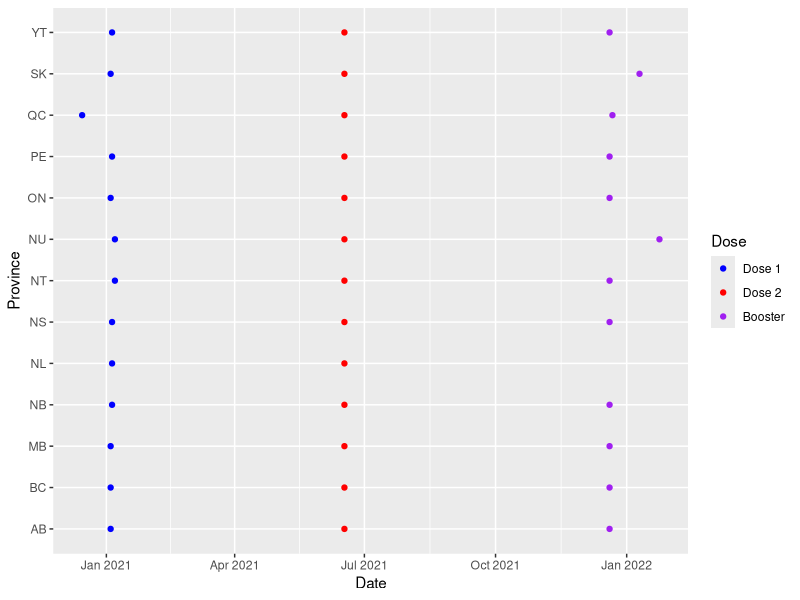
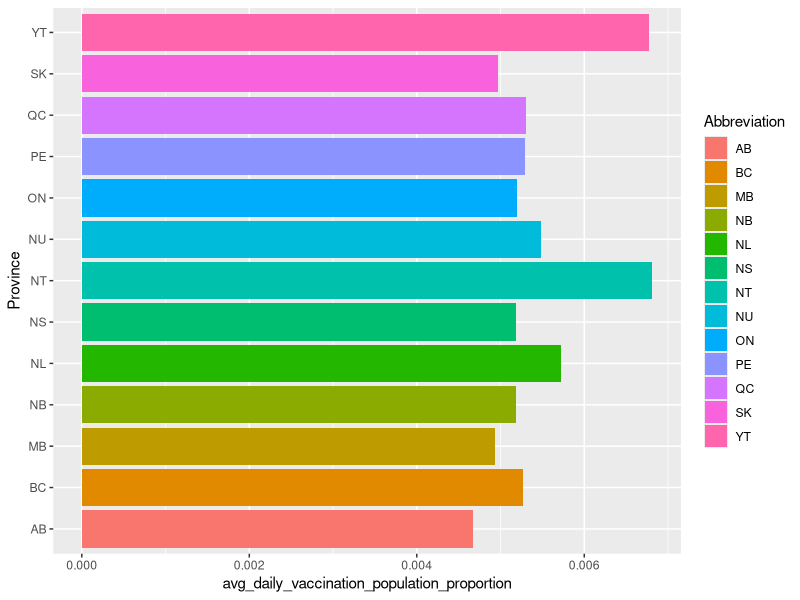
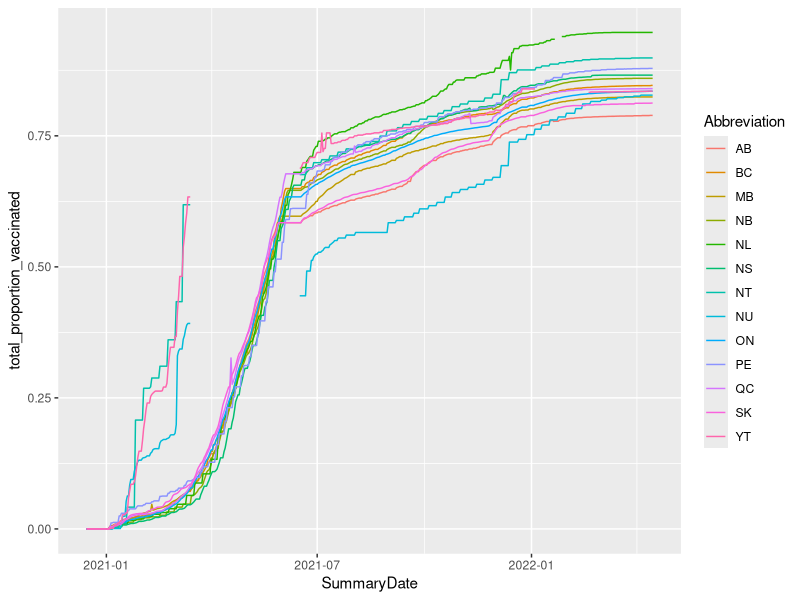
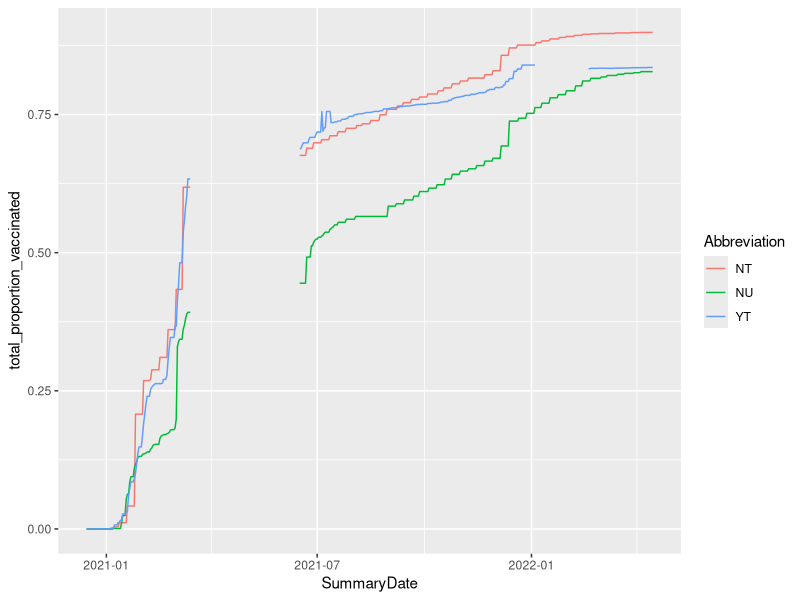
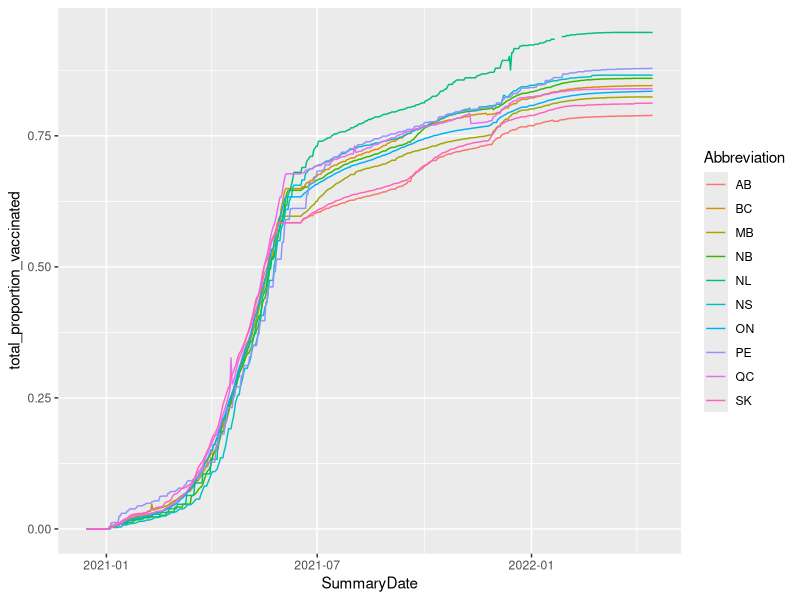
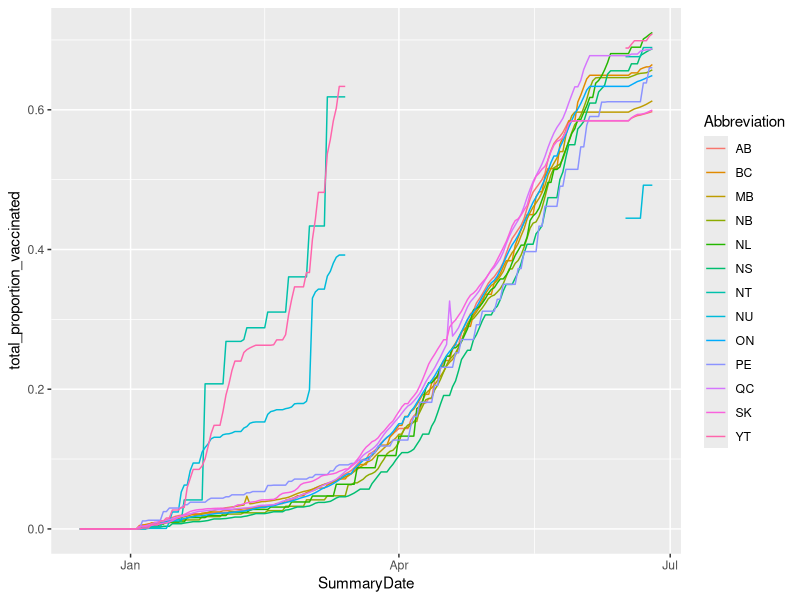
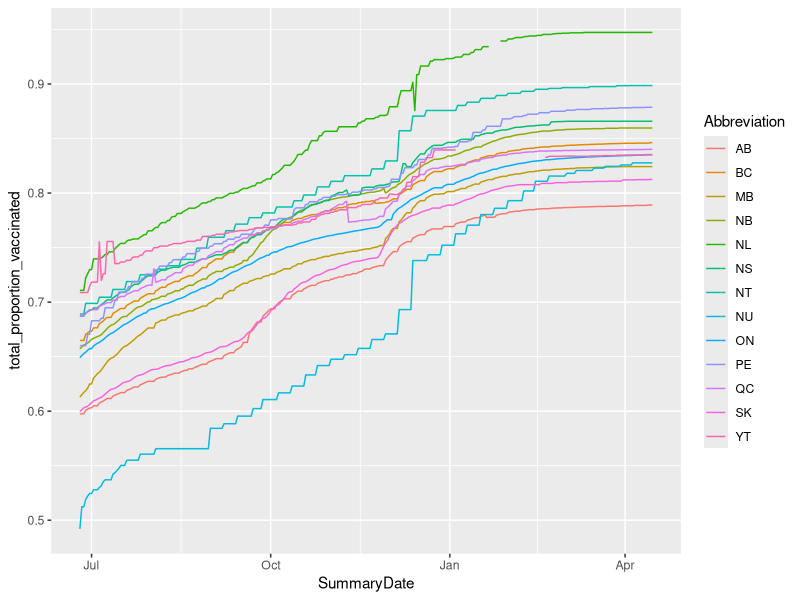

Recreate these plots in R, in order.
# Libraries
library(tidyverse)
library(ggplot2)

## Read in the data set
full_covid_data_df <- read_csv("data/Provincial_Daily_Totals.csv")

## Convert the date to R Date objects
full_covid_data_df <- mutate(full_covid_data_df, SummaryDate=as.Date(SummaryDate))

## Find out when vaccines became available in Canada for all doses in all provinces.
## From this, we can see QC got access to vaccines first - 2020-12-15 - NU and NT last - 2021-01-07
with_first_dose_covid_data_df <- full_covid_data_df %>% filter(TotalVaccinated > 0, Abbreviation != "CA")
grouped_first_dose_df <- with_first_dose_covid_data_df %>% group_by(Abbreviation) %>% arrange(.by_group = T)
first_dose_summarized <- summarise(grouped_first_dose_df, first_dose_date=SummaryDate[1])

## Figure out the first time when people started getting their second dose of the vaccine in Canada
with_second_dose_covid_data_df <- full_covid_data_df %>% filter(TotalDose2 > 0, Abbreviation != "CA")
grouped_second_dose_df <- with_second_dose_covid_data_df %>% group_by(Abbreviation) %>% arrange(.by_group = T)
second_dose_summarized <- summarise(grouped_second_dose_df, second_dose_date=SummaryDate[1])

## Calculate the first time when people started getting their booster shot of the vaccine in Canada
## As you can see by the following data frames, NL is missing. This is due to our source data-set having no data for 
## NL booster shot counts. -> This is not to say that nobody in NL got a booster shot during the pandemic. 
with_booster_covid_data_df <- full_covid_data_df %>% filter(TotalBooster > 0, Abbreviation != "CA")
grouped_booster_df <- with_booster_covid_data_df %>% group_by(Abbreviation) %>% arrange(.by_group = T)
booster_summarized <- summarise(grouped_booster_df, booster_date=SummaryDate[1])

## Plotting the date by first administered vaccine for each dose by province
ggplot() +
  geom_point(data=first_dose_summarized, mapping=aes(x=first_dose_date, y = Abbreviation, color="Dose 1")) +
  geom_point(data=second_dose_summarized, mapping=aes(x=second_dose_date, y = Abbreviation, color="Dose 2")) +
  geom_point(data=booster_summarized, mapping=aes(x=booster_date, y = Abbreviation, color="Booster")) +
  scale_color_manual(name='Dose',
                     breaks=c('Dose 1', 'Dose 2', 'Booster'),
                     values=c('Dose 1'='blue', 'Dose 2'='red', 'Booster'='purple')) +
  labs(x = "Date", y = "Province")


## Population of all Provinces - For use in 'per-capita' data comparisons
### This data was retrieved from: https://www150.statcan.gc.ca/t1/tbl1/en/tv.action?pid=1710000901&cubeTimeFrame.startMonth=07&cubeTimeFrame.startYear=2022&cubeTimeFrame.endMonth=07&cubeTimeFrame.endYear=2022&referencePeriods=20220701%2C20220701
### and for simplicity, uses the current population of the provinces (as of Q3 2022).
### NL - 525,972
### PE - 170,688
### NS - 1,019,725
### NB - 812,061
### QC - 8,695,659
### ON - 15,109,416
### MB - 1,409,223
### SK - 1,194,803
### AB - 4,543,111
### BC - 5,319,324
### YT - 43,789
### NT - 45,605
### NU - 40,526

province_population_df <- data.frame (
  Abbreviation = c("NL", "PE", "NS", "NB", "QC", "ON", "MB", "SK", "AB", "BC", "YT", "NT", "NU"),
  Population = c(525972, 170688, 1019725, 812061, 8695659, 15109416, 1409223, 1194803, 4543111, 5319324, 43789, 45605, 40526)
) 

## Get the average vaccinations per day for each province
covid_data_with_avg <- full_covid_data_df %>% 
  left_join(province_population_df, by="Abbreviation") %>% 
  filter(Abbreviation != "RC", Abbreviation != "CA") %>% 
  group_by(Abbreviation) %>% 
  mutate(avg_daily_vaccinations=mean(DailyVaccinated, na.rm=T))

## Calculate the average daily vaccination rate for each province per-capita 
## (average proportion of population vaccinated each day)
covid_data_with_avg_summary <- covid_data_with_avg[!duplicated(covid_data_with_avg$Abbreviation),] %>% 
  summarise(avg_daily_vaccination_population_proportion=(avg_daily_vaccinations / Population))

## Bar chart plot by province for the above summary
ggplot(data = covid_data_with_avg_summary, mapping=aes(x=Abbreviation)) +
  geom_col(mapping=aes(y=avg_daily_vaccination_population_proportion, fill=Abbreviation)) +
  labs(x="Province") + 
  coord_flip()

# Calculate the total vaccination proportions over time for each province (at least one dose)
covid_data_total_vaccination_proportions <- full_covid_data_df %>% 
  left_join(province_population_df, by="Abbreviation") %>% 
  filter(Abbreviation != "RC", 
         Abbreviation != "CA",
         # First day where someone got vaccinated
         SummaryDate >= "2020-12-15", 
         # Remove 2021-04-23 -- No data available for any province
         SummaryDate != "2021-04-23") %>% 
  group_by(Abbreviation) %>% 
  # Modify data such that we can compare the amount of people per province who got at least 1 dose
  # even when that data is not available yet, by using the TotalVaccinated statistic until an accurate TotalDose1 
  # value is available.
  mutate(firstTotalDose1Appearance=first(TotalDose1[complete.cases(TotalDose1)])) %>% 
  # If TotalVaccinated is NA, convert to 0 or the last recorded value.
  mutate(TotalVaccinated=ifelse(is.na(TotalVaccinated), 
                                # 2021-01-07 is the first day all provinces had at least one vaccination
                                ifelse(SummaryDate <= "2021-01-07", 0, lag(TotalVaccinated)), 
                                TotalVaccinated)) %>%
  # If TotalDose1 is not available, use the TotalVaccinated instead, ONLY if it is less than the first appearing
  # TotalDose1 value in the dataset to avoid 'overcounting'
  mutate(TotalDose1=ifelse(is.na(TotalDose1), 
                           ifelse(firstTotalDose1Appearance <= TotalVaccinated, firstTotalDose1Appearance, TotalVaccinated), 
                           TotalDose1))

# Get the summary data for each province by date, per capita
covid_data_total_vaccination_proportions_summary <- covid_data_total_vaccination_proportions %>% 
  group_by(Abbreviation, SummaryDate) %>% 
  summarise(total_proportion_vaccinated=TotalDose1 / Population)

# Set the value of certain days where there was no accurate data available.
# Only occurred for the territories
summary_removed_errors <- covid_data_total_vaccination_proportions_summary %>% 
  mutate(total_proportion_vaccinated=ifelse(between(SummaryDate, as.Date("2021-03-15"), as.Date("2021-06-15")) & (Abbreviation == "NU" | Abbreviation == "YT" |Abbreviation == "NT"), NA, total_proportion_vaccinated))
summary_removed_errors <- summary_removed_errors %>% mutate(total_proportion_vaccinated=ifelse(between(SummaryDate, as.Date("2022-01-22"), as.Date("2022-01-26")) & (Abbreviation == "NL"),
                                                                                               NA, total_proportion_vaccinated))
summary_removed_errors <- summary_removed_errors %>% mutate(total_proportion_vaccinated=ifelse(between(SummaryDate, as.Date("2022-01-05"), as.Date("2022-02-18")) & (Abbreviation == "YT"),
                                                                                               NA, total_proportion_vaccinated))

  
# Provinces + Territories - full 
ggplot(data=summary_removed_errors, mapping=aes(x=SummaryDate, y=total_proportion_vaccinated, color=Abbreviation)) +
  geom_line()

# Territories - full
ggplot(data=summary_removed_errors %>% filter(Abbreviation == "NU" | Abbreviation == "YT" |Abbreviation == "NT"), mapping=aes(x=SummaryDate, y=total_proportion_vaccinated, color=Abbreviation)) +
  geom_line()

# Provinces - full
ggplot(data=summary_removed_errors %>% filter(Abbreviation != "NU" & Abbreviation != "YT" & Abbreviation != "NT"), mapping=aes(x=SummaryDate, y=total_proportion_vaccinated, color=Abbreviation)) +
  geom_line()

## Before July 2021 (Provinces + Territories) - full
# From this we can see that the territories had a much higher vaccination proportion at the start (January to Apr),
# We can also see that most provinces were vaccinating per capita at about an equal rate, until roughly July 2021,
# where noticably, provinces such as Alberta and SK's growth slowed down compared to other provinces.
ggplot(data=summary_removed_errors %>% filter(between(SummaryDate, as.Date("2020-12-15"), as.Date("2021-06-25"))), mapping=aes(x=SummaryDate, y=total_proportion_vaccinated, color=Abbreviation)) +
  geom_line()

## After July 2021 (Provinces + Territories) - full
# From this we can see that the provinces and territories became much more divided as tiem progressed.
ggplot(data=summary_removed_errors %>% filter(between(SummaryDate, as.Date("2021-06-25"), as.Date("2022-04-15"))), mapping=aes(x=SummaryDate, y=total_proportion_vaccinated, color=Abbreviation)) +
  geom_line()

# Summary of total percent of population vaccinated by Apr. 15 2022
summary_end_total_vaccination <- summary_removed_errors %>% summarise(end_total_vaccination_prop=max(total_proportion_vaccinated, na.rm=T))
summary_end_total_vaccination[order(-summary_end_total_vaccination$end_total_vaccination_prop),]

view(summary_removed_errors %>% summarise(max(total_proportion_vaccinated)))

